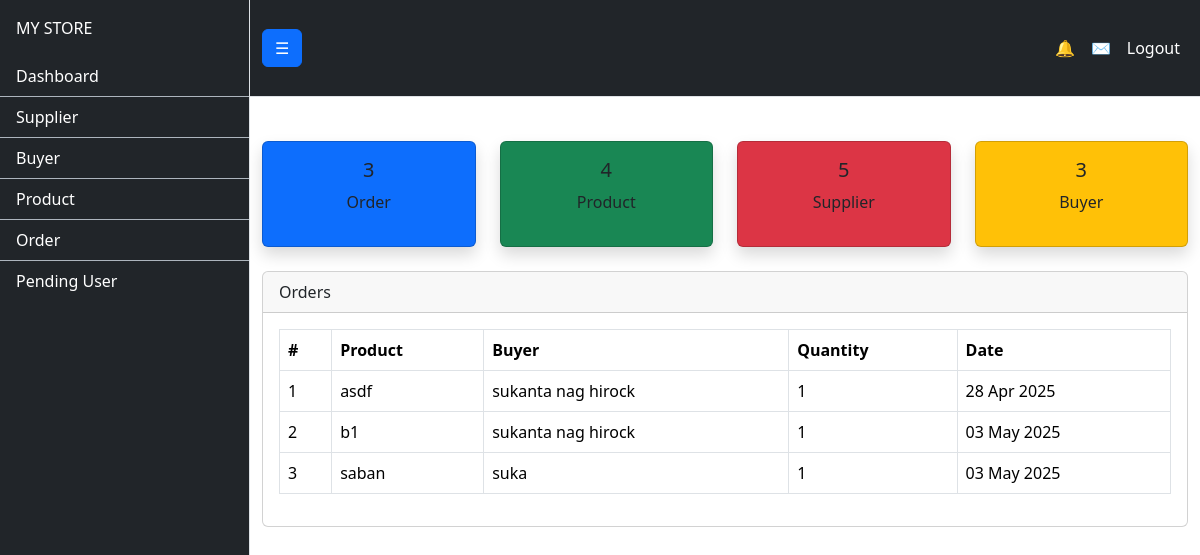
Page /boss/ (signed in) on the committed database.
### dashboard/models.py (models this page shows, shortened)
class Order(models.Model):
    buyer = models.ForeignKey(Buyer, on_delete=models.CASCADE, null=True, blank=True)
    product = models.ForeignKey(Product, on_delete=models.CASCADE)
    quantity = models.PositiveIntegerField()
    date = models.DateField(auto_now_add=True)

class Product(models.Model):
    name = models.CharField(max_length=100)
    price = models.DecimalField(max_digits=10, decimal_places=2, null=True, blank=True)
    stock = models.IntegerField(null=True, blank=True)
    supplier = models.ForeignKey(Supplier, on_delete=models.CASCADE, null=True, blank=True)  # Add this line

class Buyer(models.Model):
    name = models.CharField(max_length=100,null=True, blank=True)
    email = models.EmailField(null=True, blank=True)
    phone = models.CharField(max_length=15,null=True, blank=True)
    password = models.CharField(max_length=255,blank=True)
    is_approved = models.BooleanField(default=False)

### dashboard/views.py (the view)
# urls.py: path('boss/', views.dashboard, name='dashboard'),
@login_required
def dashboard(request):
    suppliers = Supplier.objects.count()
    buyers = Buyer.objects.count()
    products = Product.objects.count()
    orders = Order.objects.count()
    context = {
        'suppliers': suppliers,
        'buyers': buyers,
        'products': products,
        'orders': orders,
        'orders_list': Order.objects.all().select_related('buyer', 'product')[:10]
    }
    return render(request, 'dashboard.html', context)

### dashboard/templates/dashboard.html (shortened to what this page needs)
{% load static %}
<!DOCTYPE html>
<html lang="en">
<head>
    <link href="{% static 'css/style.css' %}" rel="stylesheet">
    <link href="https://cdn.jsdelivr.net/npm/bootstrap@5.3.2/dist/css/bootstrap.min.css" rel="stylesheet">
</head>
<body>
<div class="d-flex" id="wrapper">
    <div class="border-end bg-dark" id="sidebar-wrapper">
        <div class="sidebar-heading text-white p-3">MY STORE</div>
        <div class="list-group list-group-flush">
            <a class="list-group-item list-group-item-action list-group-item-dark bg-dark text-white" href="{% url 'dashboard' %}">Dashboard</a>
            <a class="list-group-item list-group-item-action list-group-item-dark bg-dark text-white" href="{%url 'supplier_list' %}">Supplier</a>
            <a class="list-group-item list-group-item-action list-group-item-dark bg-dark text-white" href="{%url 'buyer_list' %}">Buyer</a>
            <a class="list-group-item list-group-item-action list-group-item-dark bg-dark text-white" href="{%url 'product_list' %}">Product</a>
            <a class="list-group-item list-group-item-action list-group-item-dark bg-dark text-white" href="{%url 'order_list'%}">Order</a>
            <a class="list-group-item list-group-item-action list-group-item-dark bg-dark text-white" href="{%url 'pending_users'%}">Pending User</a>
        </div>
    </div>
    <div id="page-content-wrapper">
        <nav class="navbar navbar-expand-lg navbar-dark bg-dark border-bottom">
            <div class="container-fluid">
                <button class="btn btn-primary" id="menu-toggle">☰</button>
                <div class="collapse navbar-collapse" id="navbarSupportedContent">
                    <ul class="navbar-nav ms-auto mt-2 mt-lg-0">
                        <li class="nav-item"><a class="nav-link text-white" href="#">🔔 </a></li>
                        <li class="nav-item"><a class="nav-link text-white" href="#">✉️ </a></li>
                        <li class="nav-item"><a class="nav-link text-white" href="{% url 'logout' %}">Logout</a></li>
                    </ul>
                </div>
            </div>
        </nav>
        <div class="container-fluid mt-4">
            <div class="row text-white">
                <div class="col-md-3 mb-4">
                    <div class="card bg-primary shadow">
                        <div class="card-body text-center">
                            <h5>{{ orders }}</h5>
                            <p>Order</p>
                        </div>
                    </div>
                </div>
                <div class="col-md-3 mb-4">
                    <div class="card bg-success shadow">
                        <div class="card-body text-center">
                            <h5>{{ products }}</h5>
                            <p>Product</p>
                        </div>
                    </div>
                </div>
                <div class="col-md-3 mb-4">
                    <div class="card bg-danger shadow">
                        <div class="card-body text-center">
                            <h5>{{ suppliers }}</h5>
                            <p>Supplier</p>
                        </div>
                    </div>
                </div>
                <div class="col-md-3 mb-4">
                    <div class="card bg-warning shadow">
                        <div class="card-body text-center">
                            <h5>{{buyers}}</h5>
                            <p>Buyer</p>
                        </div>
                    </div>
                </div>
            </div>
            <div class="card mb-4">
                <div class="card-header">Orders</div>
                <div class="card-body">
                    <table class="table table-bordered">
                        <thead>
                            <tr>
                                <th>#</th>
                                <th>Product</th>
                                <th>Buyer</th>
                                <th>Quantity</th>
                                <th>Date</th>
                            </tr>
                        </thead>
                        <tbody>
                            {% if orders_list %}
                                {% for order in orders_list %}
                                <tr>
                                    <td>{{ forloop.counter }}</td>
                                    <td>{{ order.product.name|default:"N/A" }}</td>
                                    <td>{{ order.buyer.name|default:"N/A" }}</td>
                                    <td>{{ order.quantity }}</td>
                                    <td>{{ order.date|date:"d M Y" }}</td>
                                </tr>
                                {% endfor %}
                            {% else %}
                                <tr>
                                    <td colspan="5" class="text-center text-muted">No orders found</td>
                                </tr>
                            {% endif %}
                        </tbody>
                    </table>
                </div>
            </div>
        </div>
    </div>
</div>
</body>
</html>

### static/css/style.css (style rules this page uses)
html, body { height: 100%; margin: 0; padding: 0; overflow-x: hidden; }
#wrapper { display: flex; width: 100vw; height: 100vh; min-height: 100%; }
#sidebar-wrapper { min-width: 250px; max-width: 250px; height: 100%; background-color: #343a40; transition: all 0.3s ease; }
#page-content-wrapper { flex: 1; min-width: 0; overflow-y: auto; width: calc(100% - 250px); }
.navbar { flex-shrink: 0; }
.container-fluid { padding: 20px; width: 100%; max-width: none; }
.row { margin-left: -15px; margin-right: -15px; }

### rows in the picture
Order: product.name "asdf", buyer.name "sukanta nag hirock", quantity "1", date "28 Apr 2025"
Order: product.name "b1", buyer.name "sukanta nag hirock", quantity "1", date "03 May 2025"
Order: product.name "saban", buyer.name "suka", quantity "1", date "03 May 2025"

### other values in the picture
{{ orders }} "3"
{{ products }} "4"
{{ suppliers }} "5"
{{ buyers }} "3"
